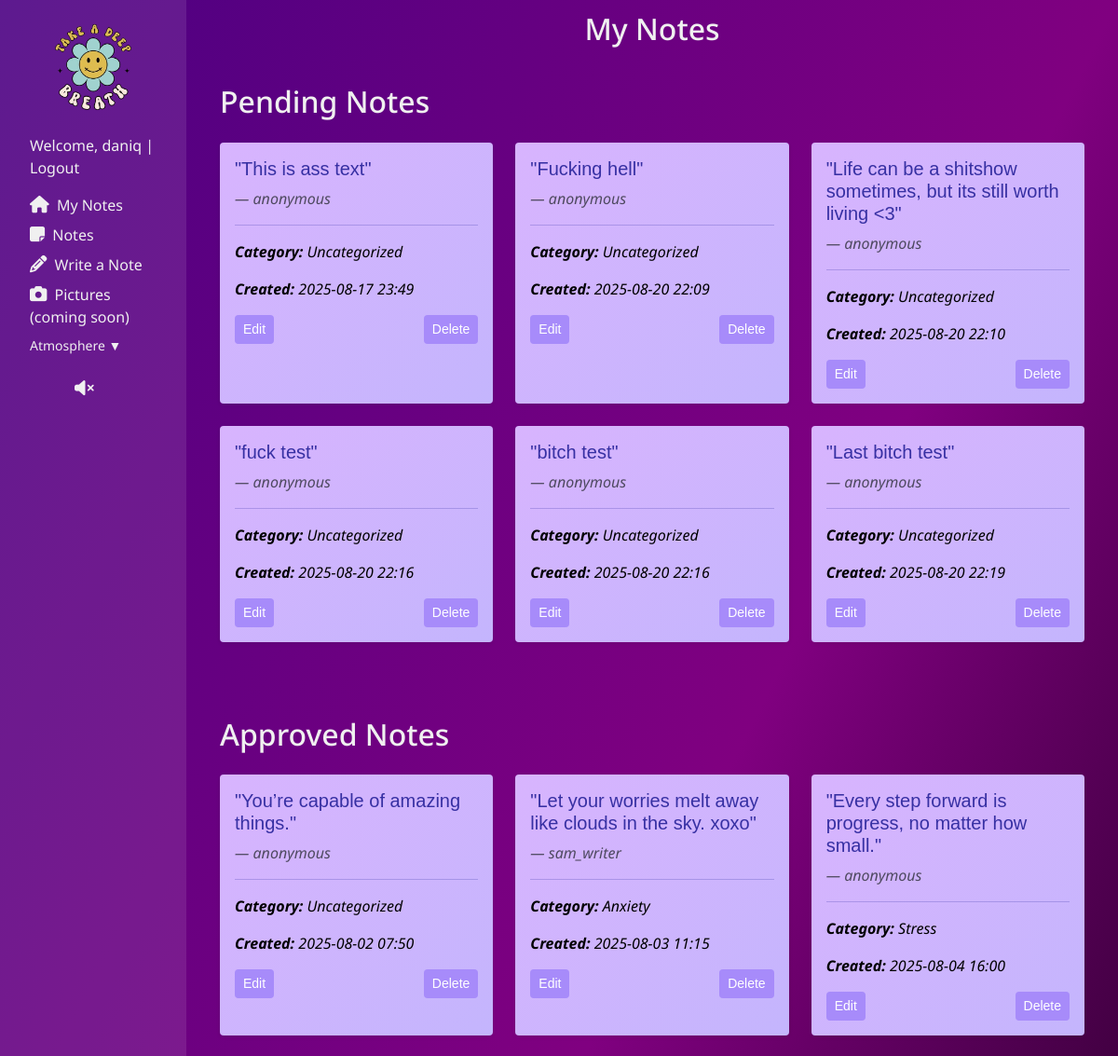
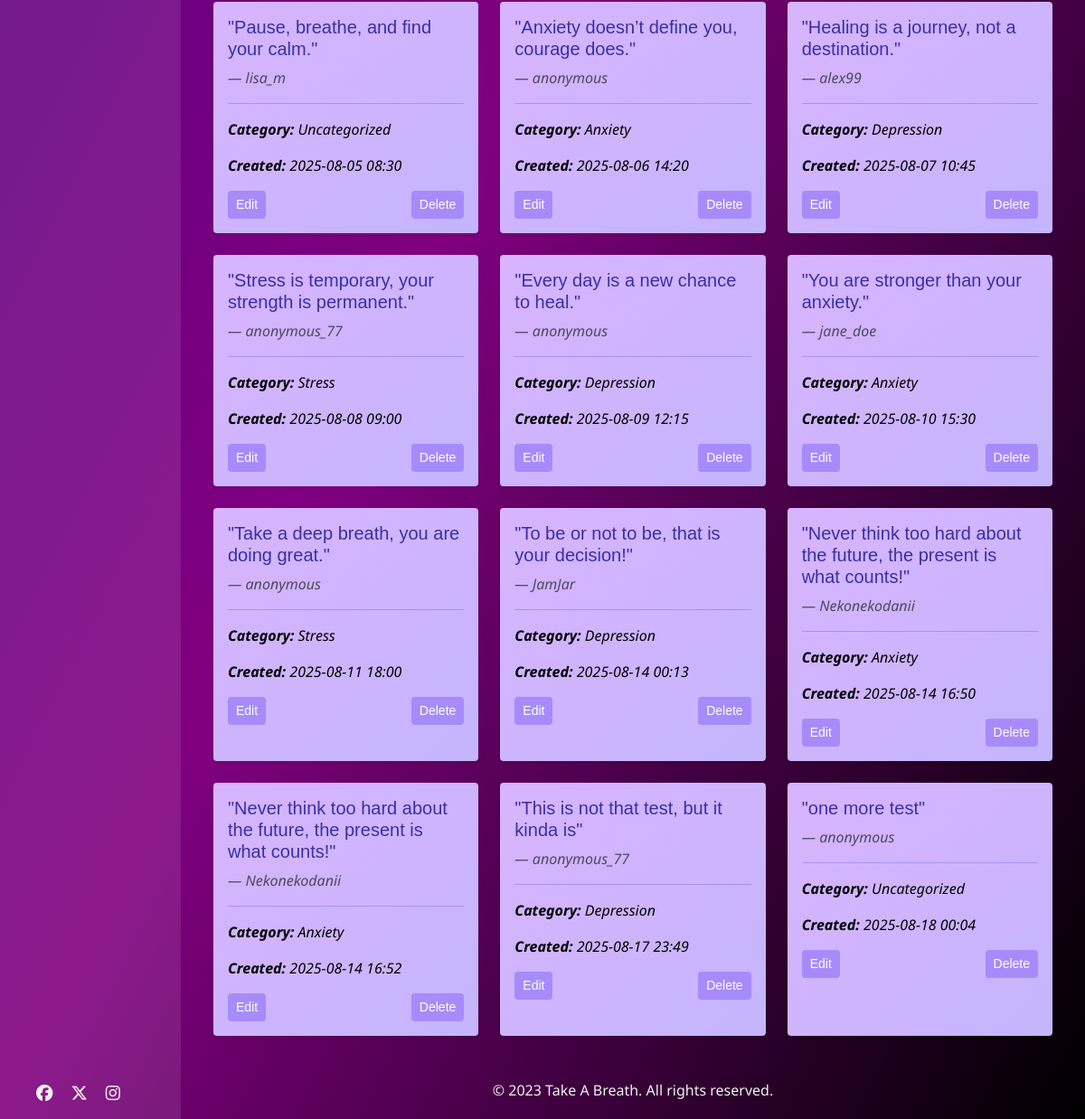
Before: /my-notes/ (signed in) with the older database file (2 pictures, top to bottom).
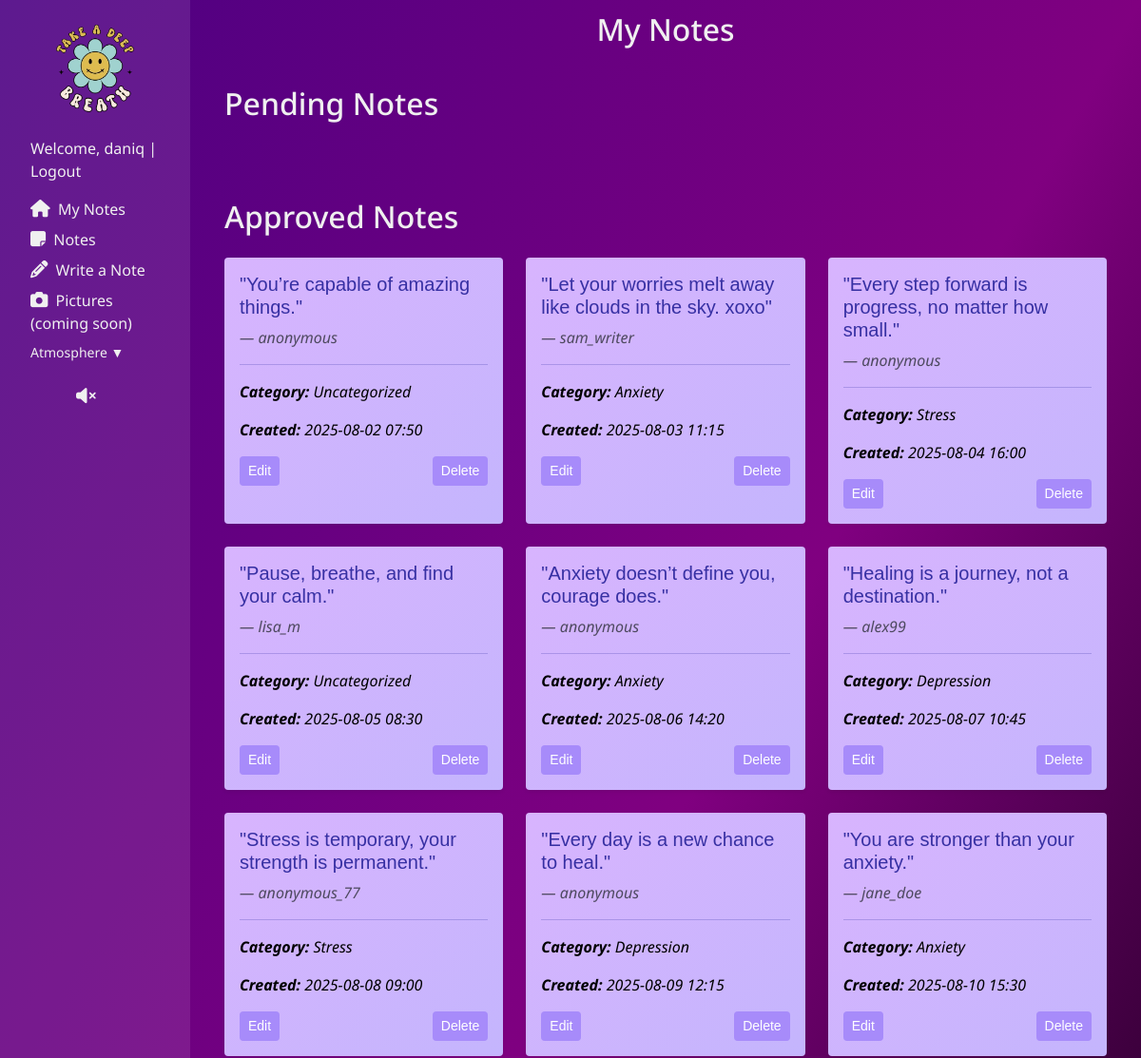
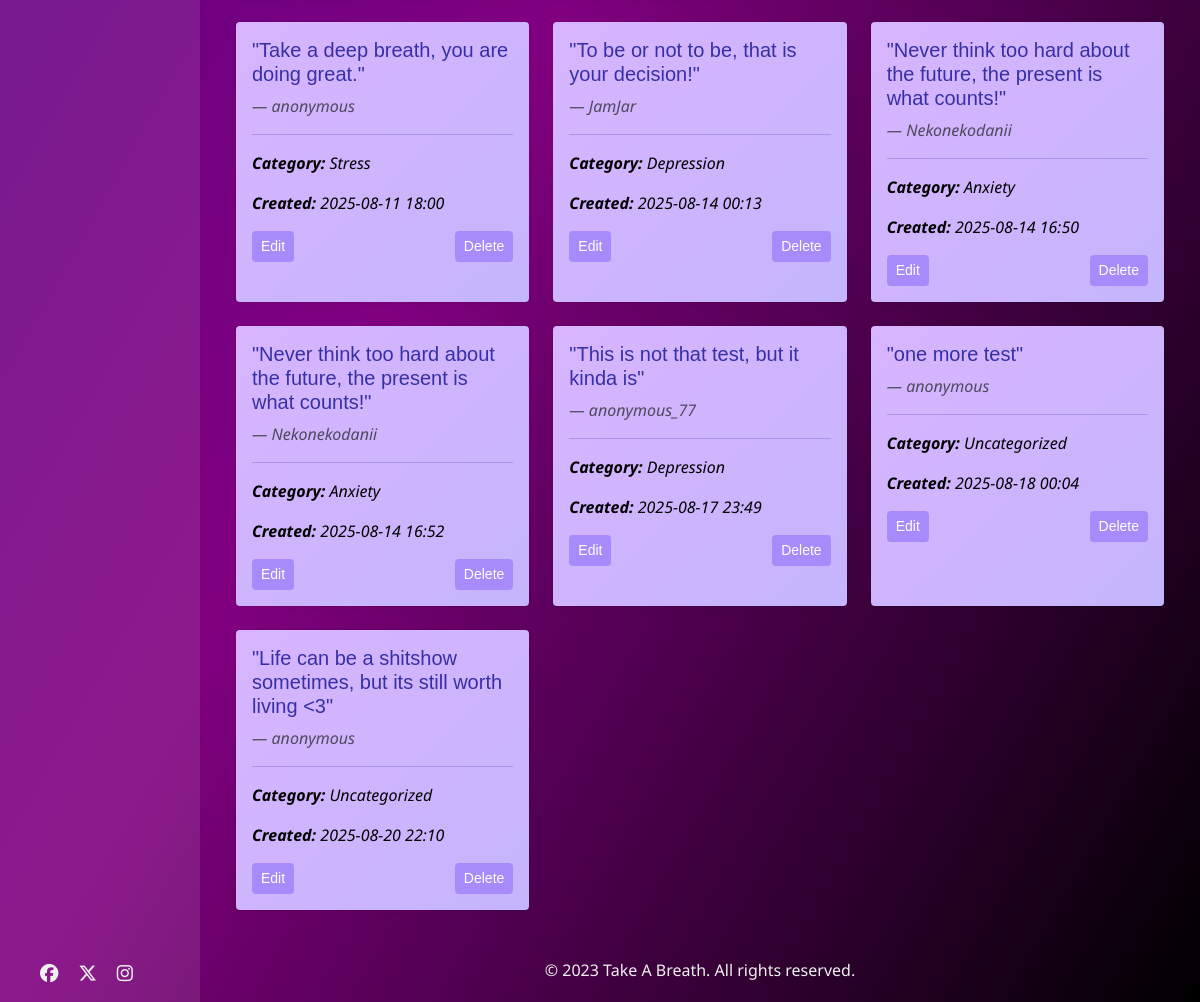
After: the same page with the newer database file (2 pictures, top to bottom).
### quote/models.py (models this page shows, shortened)
class Note(models.Model):
    CATEGORY = (
        (0, "Uncategorized"),
        (1, "Stress"),
        (2, "Depression"),
        (3, "Anxiety"),
    )
    STATUS = (
        (0, "Pending"),
        (1, "Approved"),
        (2, "Denied"),
    )
    content = models.CharField(max_length=100)
    name = models.CharField(max_length=100, default='anonymous', blank=True)
    created_on = models.DateTimeField(auto_now_add=True)
    status = models.IntegerField(choices=STATUS, default=0)
    category = models.IntegerField(choices = CATEGORY, default=0, blank=True)
    author = models.ForeignKey(
        User,
        on_delete=models.SET(get_removed_user),
        related_name="notes",
    )
    class Meta:
        ordering = ["created_on"] # Order by creation date in ascending order

### quote/views.py (the view)
# urls.py: path('my-notes/', views.MyNotesView.as_view(), name='my_notes'),
class MyNotesView(LoginRequiredMixin, ListView):
    model = Note
    template_name = "quote/my-notes.html"
    context_object_name = "notes"
    pending_notes = Note.objects.filter(status=0).order_by("created_on")
    def get_queryset(self):
        return Note.objects.filter(author=self.request.user)

### quote/templates/quote/my-notes.html
{% extends "base.html" %} {% block content %}
<h2>My Notes</h2>
<div class="container my-4" id="my-notes-container">
<h2 class="mb-4">Pending Notes</h2>
{% if notes %}
  <div class="row">
    {% for note in notes %} {% if note.status == 0 %}
      <div class="col-md-4 mb-4">
        <div class="card note-card h-100 shadow-sm">
          <div class="card-body">
            <h5 class="card-title">"{{ note.content }}"</h5>
            <p class="text-muted mb-2">— {{ note.name }}</p>
            <hr />
            <p><strong>Category:</strong> {{ note.get_category_display }}</p>
            <p><strong>Created:</strong> {{ note.created_on|date:"Y-m-d H:i" }}</p>
            <div class="d-flex justify-content-between">
              <a href="{% url 'edit_note' note.pk %}" class="btn btn-sm btn-theme">Edit</a>
              <a href="{% url 'delete_note' note.pk %}" class="btn btn-sm btn-theme">Delete</a>
            </div>
          </div>
        </div>
      </div>
    {% endif %} {% endfor %}
  </div>
{% else %}
  <p>No pending notes.</p>
{% endif %}
  <h2 class="mt-5 mb-4">Approved Notes</h2>
  {% if notes %}
  <div class="row">
    {% for note in notes %} {% if note.status == 1 %}
    <div class="col-md-4 mb-4">
      <div  class="card note-card h-100 shadow-sm">
        <div class="card-body">
          <h5 class="card-title">"{{ note.content }}"</h5>
          <p class="text-muted mb-2">— {{ note.name }}</p>
          <hr />
          <p class="card-info-text"><strong>Category:</strong> {{ note.get_category_display }}</p>
          <p class="card-info-text">
            <strong>Created:</strong> {{ note.created_on|date:"Y-m-d H:i" }}
          </p>
          <div class="d-flex justify-content-between">
            <a href="{% url 'edit_note' note.pk %}" class="btn btn-sm btn-theme"
              >Edit</a
            >
            <a
              href="{% url 'delete_note' note.pk %}"
              class="btn btn-sm btn-theme"
              >Delete</a
            >
          </div>
        </div>
      </div>
    </div>
    {% endif %} {% endfor %}
  </div>
  {% else %}
  <p>No approved notes.</p>
  {% endif %}
</div>
{% endblock %}

### templates/base.html (shortened to what this page needs)
{% load static %} {% url 'home' as home_url %}
<!DOCTYPE html>
<html lang="en">
  <head>
    <link
      href="https://cdn.jsdelivr.net/npm/bootstrap@5.3.3/dist/css/bootstrap.min.css"
      rel="stylesheet"
    />
    <link rel="stylesheet" href="{% static 'css/style.css' %}" />
  </head>
  <body class="theme-space">
    <div class="sidebar" id="sidebar">
      <a href="{% url 'home' %}">
        <img
          id="logo"
          src="{% static 'images/Logoo-removebg-preview.png' %}"
          alt="Logo"
          class="img-fluid"
        />
      </a>
      <ul class="nav-list">
        <li>
          {% if user.is_authenticated %}
          <p>
            <a href="{% url 'my_notes' %}">Welcome, {{ user.username }} |</a>
            <a href="{% url 'logout' %}">Logout</a>
          </p>
          <a href="{% url 'my_notes' %}"><i class="fas fa-home"></i> My Notes</a>
          {% else %}
          <p>
            <a href="{% url 'login' %}">Login</a> |
            <a href="{% url 'signup' %}">Sign Up</a>
          </p>
          {% endif %}
        </li>
        <li>
          <a href="{% url 'home' %}"><i class="fa-solid fa-note-sticky"></i> Notes </a>
        </li>
        <li>
          <a href="{% url 'write_a_note' %}"
            ><i class="fas fa-pencil-alt"></i> Write a Note</a
          >
        </li>
        <li>
          <a href="#"
            ><i class="fa-solid fa-camera"></i> Pictures (coming soon)</a
          >
        </li>
        <li>
          <div class="dropdown-container">
            <div class="dropdown-header">Atmosphere ▼</div>
          </div>
        </li>
        <a id="toggleAudio"><i class="fa-solid fa-volume-xmark"></i></a>
      </ul>
      <div id="social-links-nav">
        <a
          href="https://www.facebook.com/"
          target="_blank"
          aria-label="Visit us on Facebook.(Opens in new tab)"
          rel="noopener"
        >
          <i class="fa-brands fa-facebook"></i>
        </a>
        <a
          href="https://www.twitter.com/"
          target="_blank"
          aria-label="Visit us on Twitter.(Opens in new tab)"
          rel="noopener"
        >
          <i class="fa-brands fa-x-twitter"></i>
        </a>
        <a
          href="https://www.instagram.com/"
          target="_blank"
          aria-label="Visit us on Instagram.(Opens in new tab)"
          rel="noopener"
        >
          <i class="fa-brands fa-instagram"></i>
        </a>
      </div>
    </div>
    <main class="flex-shrink-0 main-bg">
      {% block content %}{% endblock content %}
      <footer class="mt-auto" id="footer">
        <div class="container text-center">
                 <p>&copy; 2023 Take A Breath. All rights reserved.</p>
        </div>
      </footer>
    </main>
  </body>
</html>

### static/css/style.css (style rules this page uses)
:root { --primary-font: "Noto Sans", serif; --notes-font: "Allison", sans-serif; --white: white; --primary-color: #f0f0f0; --black: black; }
body { margin: 0; font-family: sans-serif; min-height: 100vh; color: pink; display: flex; background-repeat: no-repeat; }
h2, label, p, a, li, i { font-family: var(--primary-font); color: var(--primary-color); }
h2 { padding-top: 0.5rem; }
main { flex: 1; display: flex; flex-direction: column; align-items: center; justify-content: flex-start; padding: 0.25rem; position: relative; overflow: visible; }
ul { list-style: none; padding: 0; margin: 0; }
a { text-decoration: none; }
i { padding-right: 0.25rem; font-size: 1.15rem; }
.sidebar { background: rgba(255, 255, 255, 0.1); padding: 1rem; width: 200px; }
.nav-list { display: flex; flex-direction: column; gap: 0.5rem; padding: 1rem; }
.dropdown-container { margin-bottom: 1rem; }
.dropdown-header { cursor: pointer; user-select: none; }
#footer { bottom: -5rem; }
#toggleAudio, #toggleAudio-off { padding-left: 3rem; }
#social-links-nav { display: flex; gap: 1rem; bottom: 1rem; left: 2.5rem; position: fixed; z-index: 1000; }
.card-body > p { color: var(--black); font-style: italic; }
#my-notes-container { padding: 0rem 2rem; }
.theme-space { background: linear-gradient(to bottom right, #d8b4fe, #c4b5fd); color: #3730a3; }
body.theme-space { background: linear-gradient(to bottom right, indigo, purple, black); }
.card.theme-space { background: linear-gradient(to bottom right, #d8b4fe, #c4b5fd); color: #3730a3; border: transparent; border-radius: 4px; }
.btn-theme-space { background: #a78bfa; color: white; }

Changed rows visible on the page:
removed Note: content "This is ass text", name "anonymous", category "Uncategorized", created_on "2025-08-17 23:49", shown under "Pending Notes"
removed Note: content "Fucking hell", name "anonymous", category "Uncategorized", created_on "2025-08-20 22:09", shown under "Pending Notes"
removed Note: content "fuck test", name "anonymous", category "Uncategorized", created_on "2025-08-20 22:16", shown under "Pending Notes"
removed Note: content "bitch test", name "anonymous", category "Uncategorized", created_on "2025-08-20 22:16", shown under "Pending Notes"
removed Note: content "Last bitch test", name "anonymous", category "Uncategorized", created_on "2025-08-20 22:19", shown under "Pending Notes"
changed Note "Life can be a shitshow sometimes, but its still worth living <3": moves from the list under "Pending Notes" to the list under "Approved Notes"
